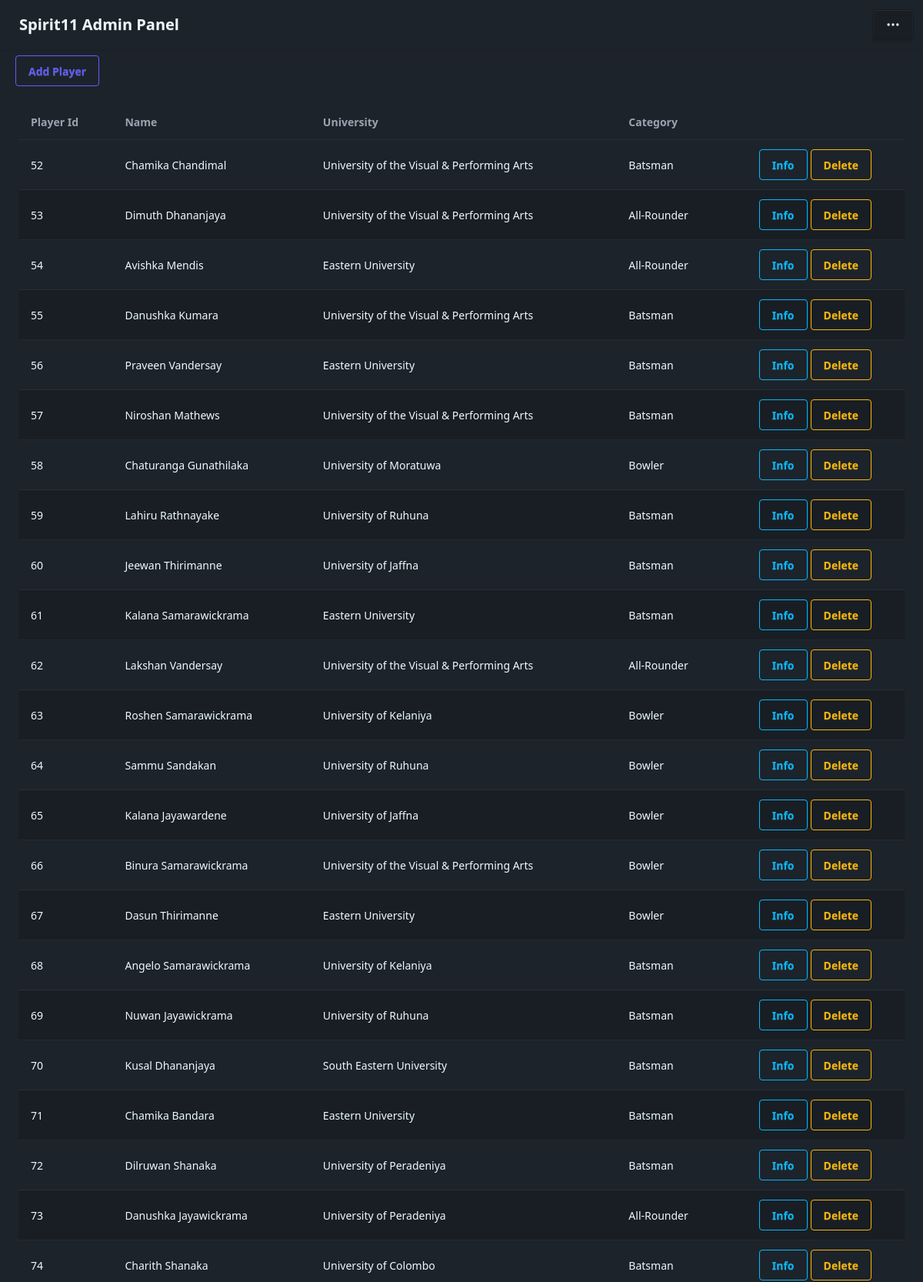
Screenshot of /players/ (upper part) with the database file from the repository.
### AdminPanel/models.py (models this page shows, shortened)
class Player(models.Model):
    name = models.CharField(max_length=100)
    university = models.CharField(max_length=100)
    category = models.CharField(max_length=100)
    total_runs = models.IntegerField()
    balls_faced = models.IntegerField()
    innings_played = models.IntegerField()
    wickets = models.IntegerField()
    overs_bowled = models.IntegerField()
    runs_given = models.IntegerField()

### AdminPanel/views.py (the view)
# urls.py: path('', views.playerView, name='playerView'),
def playerView(request):
    players = Player.objects.all()
    context = {
        'players': players
    }
    return render(request, 'playerView.html', context)

### AdminPanel/templates/playerView.html (shortened to what this page needs)
{% extends "base.html" %} {% block content %}
<button
    class="btn btn-outline btn-primary ml-5 mt-2"
    onclick="my_modal_3.showModal()"
      >
    Add Player
      </button>
<div class="overflow-x-auto m-6 flex justify-center">
  <table class="table table-zebra">
    <thead>
      <tr>
    <th>Player Id</th>
    <th>Name</th>
    <th>University</th>
    <th>Category</th>
    <th></th>
      </tr>
    </thead>
    <tbody>
      {% for player in players %}
      <tr class="hover:bg-base-300">
      <td>{{ player.id }}</td>
      <td>{{ player.name }}</td>
      <td>{{ player.university }}</td>
      <td>{{ player.category }}</td>
        <td class="flex justify-center">
        <form action="{% url "playerStatistics"  player.id %}" method="GET">
            <button class="mr-1 btn btn-outline btn-info">Info</button>
        </form>
        <form action="{% url "deletePlayer" %}" method="POST">
        <button class="btn btn-outline btn-warning">Delete</button>
        </form>
        </td>
    </tr>
      {% endfor %}
    </tbody>
  </table>
</div>
{% endblock %}

### rows the page displays
Player: id "52", name "Chamika Chandimal", university "University of the Visual & Performing Arts", category "Batsman"
Player: id "53", name "Dimuth Dhananjaya", university "University of the Visual & Performing Arts", category "All-Rounder"
Player: id "54", name "Avishka Mendis", university "Eastern University", category "All-Rounder"
Player: id "55", name "Danushka Kumara", university "University of the Visual & Performing Arts", category "Batsman"
Player: id "56", name "Praveen Vandersay", university "Eastern University", category "Batsman"
Player: id "57", name "Niroshan Mathews", university "University of the Visual & Performing Arts", category "Batsman"
Player: id "58", name "Chaturanga Gunathilaka", university "University of Moratuwa", category "Bowler"
Player: id "59", name "Lahiru Rathnayake", university "University of Ruhuna", category "Batsman"
Player: id "60", name "Jeewan Thirimanne", university "University of Jaffna", category "Batsman"
Player: id "61", name "Kalana Samarawickrama", university "Eastern University", category "Batsman"
Player: id "62", name "Lakshan Vandersay", university "University of the Visual & Performing Arts", category "All-Rounder"
Player: id "63", name "Roshen Samarawickrama", university "University of Kelaniya", category "Bowler"
Player: id "64", name "Sammu Sandakan", university "University of Ruhuna", category "Bowler"
Player: id "65", name "Kalana Jayawardene", university "University of Jaffna", category "Bowler"
Player: id "66", name "Binura Samarawickrama", university "University of the Visual & Performing Arts", category "Bowler"
Player: id "67", name "Dasun Thirimanne", university "Eastern University", category "Bowler"
Player: id "68", name "Angelo Samarawickrama", university "University of Kelaniya", category "Batsman"
Player: id "69", name "Nuwan Jayawickrama", university "University of Ruhuna", category "Batsman"
Player: id "70", name "Kusal Dhananjaya", university "South Eastern University", category "Batsman"
Player: id "71", name "Chamika Bandara", university "Eastern University", category "Batsman"
Player: id "72", name "Dilruwan Shanaka", university "University of Peradeniya", category "Batsman"
Player: id "73", name "Danushka Jayawickrama", university "University of Peradeniya", category "All-Rounder"
Player: id "74", name "Charith Shanaka", university "University of Colombo", category "Batsman"
